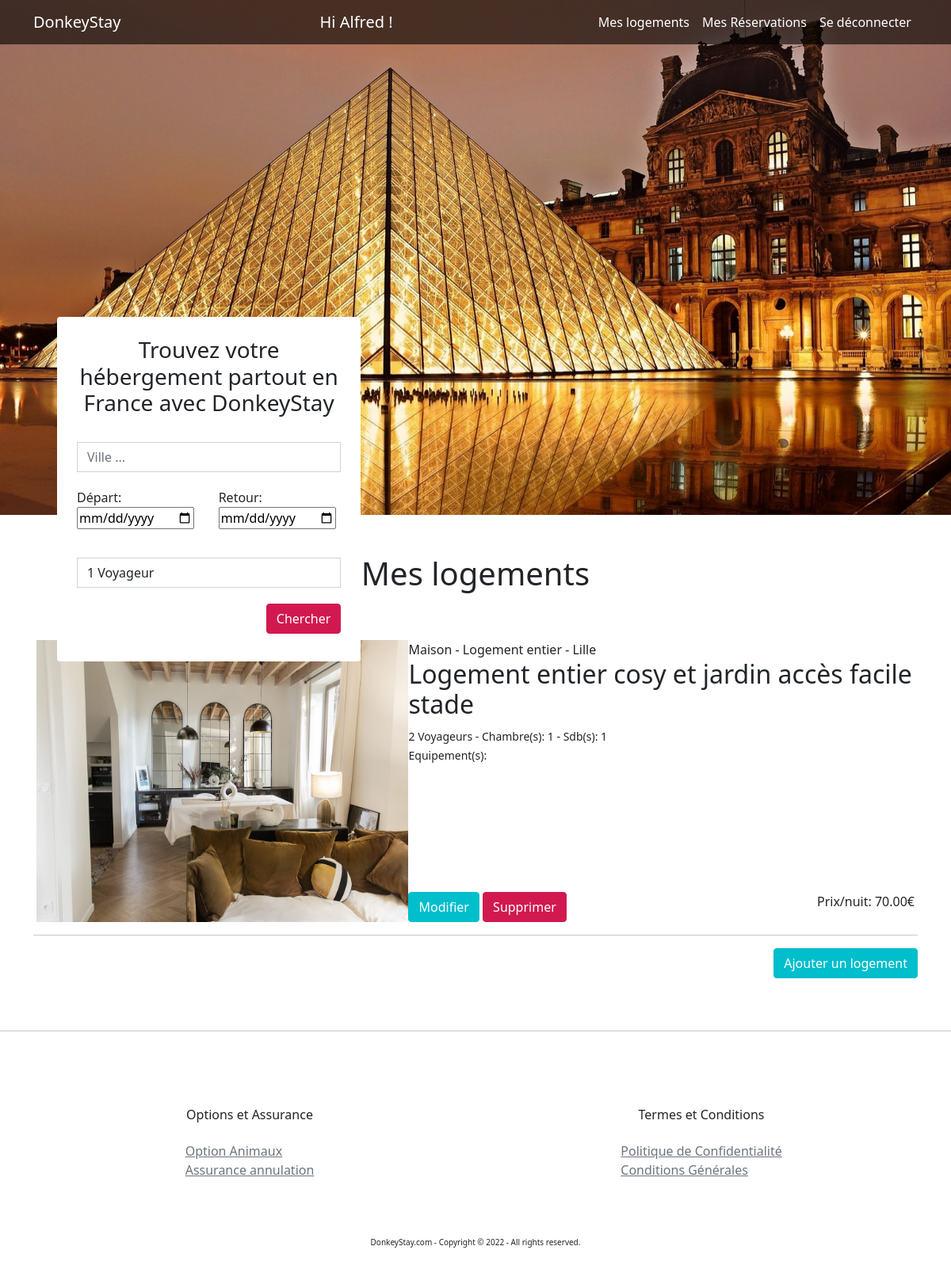
/lodging.php (signed in), run on the app's committed database.
### tables this page shows
CREATE TABLE IF NOT EXISTS `image` (
  `id` INT NOT NULL AUTO_INCREMENT,
  `img` VARCHAR(200) NOT NULL,
  `room_id` INT NOT NULL,
  PRIMARY KEY (`id`, `room_id`),
  CONSTRAINT `fk_Images_Rooms1`
    FOREIGN KEY (`room_id`)
    REFERENCES `room` (`id`)
    ON DELETE NO ACTION
    ON UPDATE NO ACTION);

CREATE TABLE IF NOT EXISTS `room` (
  `id` INT NOT NULL AUTO_INCREMENT,
  `roomtype_id` INT NOT NULL,
  `hometype_id` INT NOT NULL,
  `title` VARCHAR(80) NOT NULL,
  `description` MEDIUMTEXT NULL,
  `capacity` INT NOT NULL,
  `nb_bedroom` INT NOT NULL,
  `nb_bathroom` INT NOT NULL,
  `price` DECIMAL(6,2) NOT NULL,
  `adress` VARCHAR(200) NOT NULL,
  `city` VARCHAR(45) NOT NULL,
  `has_tv` TINYINT(1) NOT NULL,
  `has_wifi` TINYINT(1) NOT NULL,
  `has_kitchen` TINYINT(1) NOT NULL,
  `has_aircon` TINYINT(1) NOT NULL,
  `start_dispo` DATE NOT NULL,
  `end_dispo` DATE NOT NULL,
  `user_id` INT NOT NULL,
  `capacity_id` INT NOT NULL,
  PRIMARY KEY (`id`, `roomtype_id`, `hometype_id`, `user_id`, `capacity_id`),
  CONSTRAINT `fk_Rooms_Roomtypes1`
    FOREIGN KEY (`roomtype_id`)
    REFERENCES `roomtype` (`id`)
    ON DELETE NO ACTION
    ON UPDATE NO ACTION,
  CONSTRAINT `fk_Rooms_Hometypes1`
    FOREIGN KEY (`hometype_id`)
    REFERENCES `hometype` (`id`)
    ON DELETE NO ACTION
    ON UPDATE NO ACTION,
  CONSTRAINT `fk_room_user1`
    FOREIGN KEY (`user_id`)
    REFERENCES `user` (`id`)
    ON DELETE NO ACTION
    ON UPDATE NO ACTION,
  CONSTRAINT `fk_room_capacity1`
    FOREIGN KEY (`capacity_id`)
    REFERENCES `capacity` (`id`)
    ON DELETE NO ACTION
    ON UPDATE NO ACTION);

CREATE TABLE IF NOT EXISTS `hometype` (
  `id` INT NOT NULL AUTO_INCREMENT,
  `hname` VARCHAR(45) NOT NULL,
  PRIMARY KEY (`id`));

CREATE TABLE IF NOT EXISTS `roomtype` (
  `id` INT NOT NULL AUTO_INCREMENT,
  `rname` VARCHAR(45) NOT NULL,
  PRIMARY KEY (`id`));

CREATE TABLE IF NOT EXISTS `capacity` (
  `id` INT NOT NULL AUTO_INCREMENT,
  `nb_traveler` VARCHAR(45) NOT NULL,
  PRIMARY KEY (`id`));

### lodging.php (the view, shortened to what this page needs)
<?php
require_once 'searchBar.php';
$user_id = $_SESSION['user_id'];
$lodgingQuery = $dbh->prepare("SELECT room.*,rname,hname,nb_traveler FROM room INNER JOIN roomtype ON roomtype.id = room.roomtype_id INNER JOIN hometype ON hometype.id = room.hometype_id INNER JOIN capacity ON capacity.id = room.capacity_id WHERE room.user_id =:userId");
$lodgingQuery->bindValue(":userId", $user_id, PDO::PARAM_INT);
$lodgingQuery->execute();
$lodgings = $lodgingQuery->fetchAll(PDO::FETCH_ASSOC);
?>
<section class="container">
    <h1 class="h2-index">Mes logements</h1>
    <div>
        <div class="mx-1 lodging-d-flex">
            <div class="lodging-img-lg">
                <?php
                foreach ($lodgings as $lodging) {
                    $lastestAddImgQuery = $dbh->query('SELECT * FROM image WHERE room_id =' . $lodging['id'] . ' LIMIT 1');
                    $lastestAddImg = $lastestAddImgQuery->fetchall(PDO::FETCH_ASSOC);
                    foreach ($lastestAddImg as $row_lastestAddImg) {
                        if ($row_lastestAddImg['room_id'] === $lodging['id']) {
                            echo '<img src="' . $row_lastestAddImg['img'] . '" alt="" class="d-block w-100 h-100">';
                        }
                    }
                ?>
            </div>
            <div class="lodging-img-lg lodging-d-flex-div">
                <div>
                    <div><span><?php echo $lodging['hname'] . " - " . $lodging['rname'] . " - " . $lodging['city'] ?></span></div>
                    <div>
                        <h2><?php echo $lodging['title'] ?></h2>
                    </div>
                    <div><small><?php echo $lodging['nb_traveler'] . " - Chambre(s): " . $lodging['nb_bedroom'] . " - Sdb(s): " . $lodging['nb_bathroom'] ?></small></div>
                    <small>Equipement(s):
                        <br>
                    </small>
                </div>
                <div class="lodging-d-flex">
                    <div>
                        <span style="padding-bottom: 50px;"><a href="modifyLodging.php?id=<?php echo $lodging['id'] ?>"><button type="button" class="btn btn-secondary">Modifier</button></a></span>
                        <span><a href="deleteLodging.php?id=<?php echo $lodging['id']; ?>" onclick="return confirm('Supprimer définitivement le logement ?');"><button type="button" class="btn btn-primary">Supprimer</button></a></span>
                    </div>
                    <span>Prix/nuit: <?php echo $lodging['price'] . "€" ?> </span>
                </div>
            </div>
            <?php
                }
            ?>
        </div>
        <hr>
        <span class="button-submit-search-bar"><a href="addLodging.php"><button type="button" class="btn btn-secondary">Ajouter un logement</button></a></span>
    </div>
</section>
<hr>
<?php
require "footer.php";
?>

### data on the page
room: hometype.hname "Maison", roomtype.rname "Logement entier", city "Lille", title "Logement entier cosy et jardin accès facile stade", capacity.nb_traveler "2 Voyageurs", nb_bedroom "1", nb_bathroom "1", price "70.00"
image: img (picture)

### other printed values
$_SESSION['name'] "Alfred"
form field capacity "1 Voyageur"
